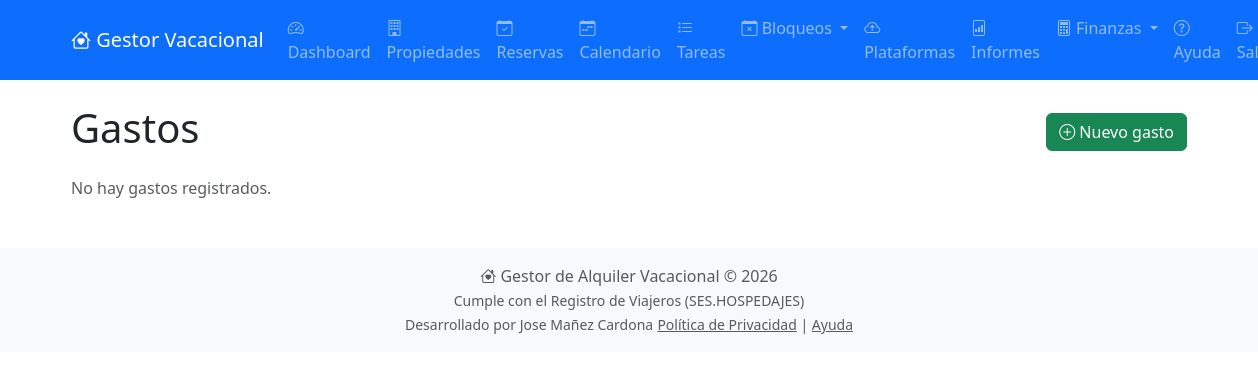
The app's page /gastos/ (signed in), older data.
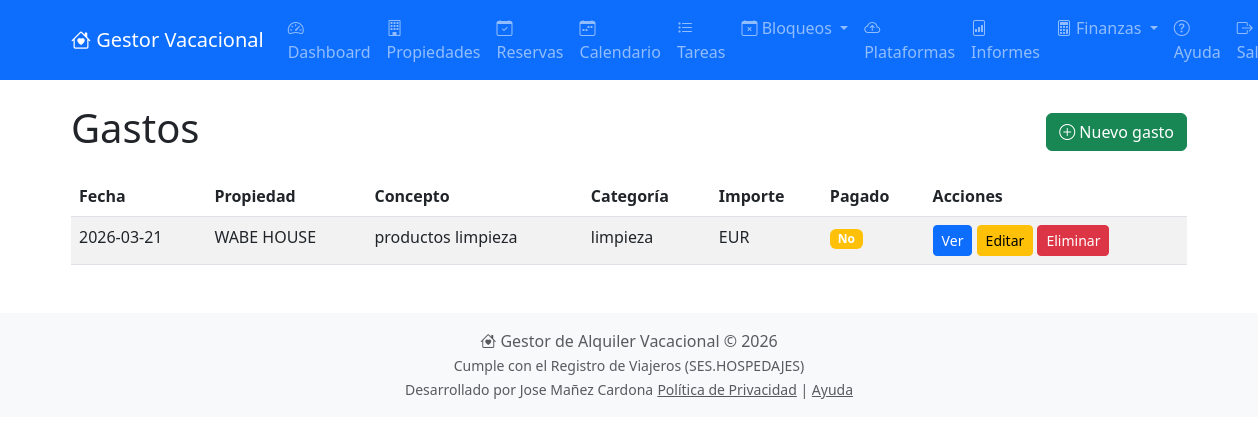
The same page, newer data.
### models.py (models this page shows, shortened)
class Gasto(db.Model):
    __tablename__ = 'gastos'
    id = db.Column(db.Integer, primary_key=True)
    propiedad_id = db.Column(db.Integer, db.ForeignKey('propiedades.id'), nullable=True)
    fecha = db.Column(db.Date, nullable=False, default=datetime.utcnow)
    concepto = db.Column(db.String(200), nullable=False)
    categoria = db.Column(db.String(50), nullable=False)
    cantidad = db.Column(db.Float, nullable=False)
    moneda = db.Column(db.String(3), default='EUR')
    proveedor = db.Column(db.String(100))
    metodo_pago = db.Column(db.String(50))
    factura_path = db.Column(db.String(200))
    observaciones = db.Column(db.Text)
    fecha_creacion = db.Column(db.DateTime, default=datetime.utcnow)
    propiedad = db.relationship('Propiedad', back_populates='gastos')

class Propiedad(db.Model):
    __tablename__ = 'propiedades'
    id = db.Column(db.Integer, primary_key=True)
    nombre = db.Column(db.String(100), nullable=False)
    descripcion = db.Column(db.Text)
    direccion = db.Column(db.String(200))
    ciudad = db.Column(db.String(100))
    codigo_postal = db.Column(db.String(20))
    pais = db.Column(db.String(50))
    num_habitaciones = db.Column(db.Integer, default=1)
    num_banos = db.Column(db.Integer, default=1)
    capacidad_max = db.Column(db.Integer, default=2)
    precio_noche = db.Column(db.Float, nullable=False)
    moneda = db.Column(db.String(3), default='EUR')
    activa = db.Column(db.Boolean, default=True)
    fecha_creacion = db.Column(db.DateTime, default=datetime.utcnow)
    usuario_id = db.Column(db.Integer, db.ForeignKey('users.id'))
    tipo_impuesto = db.Column(db.String(10), default='IVA')
    porcentaje_impuesto = db.Column(db.Float, default=7.0)
    aplicar_retencion = db.Column(db.Boolean, default=False)
    porcentaje_retencion = db.Column(db.Float, default=0.0)
    codigo_ses = db.Column(db.String(50))  # Código de establecimiento
    codigo_arrendador = db.Column(db.String(50))  # Código de arrendador
    usuario_ses = db.Column(db.String(50))  # Usuario WS
    password_ses = db.Column(db.String(50))  # Contraseña WS
    propietario = db.relationship('User', back_populates='propiedades')
    reservas = db.relationship('Reserva', back_populates='propiedad', lazy='dynamic', cascade='all, delete-orphan')
    tareas = db.relationship('Tarea', back_populates='propiedad_rel', lazy='dynamic', cascade='all, delete-orphan')
    calendarios_ical = db.relationship('CalendarioIcal', back_populates='propiedad', lazy='dynamic', cascade='all, delete-orphan')
    habitaciones = db.relationship('Habitacion', back_populates='propiedad', lazy='dynamic', cascade='all, delete-orphan')
    ingresos = db.relationship('Ingreso', back_populates='propiedad', lazy='dynamic')
    gastos = db.relationship('Gasto', back_populates='propiedad', lazy='dynamic')
    bloqueos = db.relationship('BloqueoPropiedad', back_populates='propiedad', lazy='dynamic', cascade='all, delete-orphan')

### gastos.py (the view)
@gastos_bp.route('/')
@login_required
def index():
    propiedades = Propiedad.query.filter_by(usuario_id=current_user.id).all()
    propiedad_ids = [p.id for p in propiedades]
    if not propiedad_ids:
        return render_template('gastos/index.html',
                               gastos=[],
                               propiedades=[],
                               total_filtro=0,
                               total_general=0)
    query = Gasto.query.filter(Gasto.propiedad_id.in_(propiedad_ids))
    propiedad_filtro = request.args.get('propiedad', type=int)
    if propiedad_filtro:
        query = query.filter_by(propiedad_id=propiedad_filtro)
    categoria = request.args.get('categoria')
    if categoria:
        query = query.filter_by(categoria=categoria)
    fecha_desde = request.args.get('fecha_desde')
    if fecha_desde:
        query = query.filter(Gasto.fecha >= datetime.strptime(fecha_desde, '%Y-%m-%d').date())
    fecha_hasta = request.args.get('fecha_hasta')
    if fecha_hasta:
        query = query.filter(Gasto.fecha <= datetime.strptime(fecha_hasta, '%Y-%m-%d').date())
    gastos = query.order_by(Gasto.fecha.desc()).all()
    total_filtro = sum(g.cantidad for g in gastos) if gastos else 0
    total_general = db.session.query(db.func.sum(Gasto.cantidad)).filter(Gasto.propiedad_id.in_(propiedad_ids)).scalar() or 0
    return render_template('gastos/index.html',
                           gastos=gastos,
                           propiedades=propiedades,
                           total_filtro=total_filtro,
                           total_general=total_general)

### app.py (called while the page is built)
@login.user_loader
def load_user(user_id):
    return db.session.get(User, int(user_id))

### templates/gastos/index.html
{% extends "base.html" %}
{% block content %}
<div class="d-flex justify-content-between align-items-center mb-3">
    <h1>Gastos</h1>
    <a href="{{ url_for('gastos.nuevo') }}" class="btn btn-success">
        <i class="bi bi-plus-circle"></i> Nuevo gasto
    </a>
</div>
{% if gastos %}
<table class="table table-striped">
    <thead>
        <tr>
            <th>Fecha</th>
            <th>Propiedad</th>
            <th>Concepto</th>
            <th>Categoría</th>
            <th>Importe</th>
            <th>Pagado</th>
            <th>Acciones</th>
        </tr>
    </thead>
    <tbody>
        {% for g in gastos %}
        <tr>
            <td>{{ g.fecha }}</td>
            <td>{{ g.propiedad.nombre }}</td>
            <td>{{ g.concepto }}</td>
            <td>{{ g.categoria }}</td>
            <td>{{ g.importe }} {{ g.moneda }}</td>
            <td>
                {% if g.pagado %}
                <span class="badge bg-success">Sí</span>
                {% else %}
                <span class="badge bg-warning">No</span>
                {% endif %}
            </td>
            <td>
                <a href="{{ url_for('gastos.ver', id=g.id) }}" class="btn btn-sm btn-primary">Ver</a>
                <a href="{{ url_for('gastos.editar', id=g.id) }}" class="btn btn-sm btn-warning">Editar</a>
                <form action="{{ url_for('gastos.eliminar', id=g.id) }}" method="POST" class="d-inline">
                    <button type="submit" class="btn btn-sm btn-danger" onclick="return confirm('¿Eliminar gasto?')">Eliminar</button>
                </form>
            </td>
        </tr>
        {% endfor %}
    </tbody>
</table>
{% else %}
<p class="text-muted">No hay gastos registrados.</p>
{% endif %}
{% endblock %}

### templates/base.html (shortened to what this page needs)
<!DOCTYPE html>
<html lang="es">
<head>
    <link href="https://cdn.jsdelivr.net/npm/bootstrap@5.3.0/dist/css/bootstrap.min.css" rel="stylesheet">
    <link rel="stylesheet" href="https://cdn.jsdelivr.net/npm/bootstrap-icons@1.11.3/font/bootstrap-icons.min.css">
    <link href='https://cdn.jsdelivr.net/npm/fullcalendar@6.1.8/index.global.min.css' rel='stylesheet' />
</head>
<body>
    <nav class="navbar navbar-expand-lg navbar-dark bg-primary">
        <div class="container">
            <a class="navbar-brand" href="{{ url_for('main.index') }}">
                <i class="bi bi-house-heart"></i> Gestor Vacacional
            </a>
            <div class="collapse navbar-collapse" id="navbarNav">
                <ul class="navbar-nav ms-auto">
                    {% if current_user.is_authenticated %}
                    <li class="nav-item">
                        <a class="nav-link" href="{{ url_for('main.dashboard') }}">
                            <i class="bi bi-speedometer2"></i> Dashboard
                        </a>
                    </li>
                    <li class="nav-item">
                        <a class="nav-link" href="{{ url_for('propiedades.index') }}">
                            <i class="bi bi-building"></i> Propiedades
                        </a>
                    </li>
                    <li class="nav-item">
                        <a class="nav-link" href="{{ url_for('reservas.index') }}">
                            <i class="bi bi-calendar-check"></i> Reservas
                        </a>
                    </li>
                    <li class="nav-item">
                        <a class="nav-link" href="{{ url_for('calendario.index') }}">
                            <i class="bi bi-calendar-week"></i> Calendario
                        </a>
                    </li>
                    <li class="nav-item">
                        <a class="nav-link" href="{{ url_for('tareas.index') }}">
                            <i class="bi bi-list-task"></i> Tareas
                        </a>
                    </li>
                    <li class="nav-item dropdown">
                        <a class="nav-link dropdown-toggle" href="#" role="button" data-bs-toggle="dropdown" aria-expanded="false">
                            <i class="bi bi-calendar-x"></i> Bloqueos
                        </a>
                            {% set propiedades_usuario = current_user.propiedades.all() %}
                    </li>
                    <li class="nav-item">
                        <a class="nav-link" href="{{ url_for('plataformas.index') }}">
                            <i class="bi bi-cloud-arrow-up"></i> Plataformas
                        </a>
                    </li>
                    <li class="nav-item">
                        <a class="nav-link" href="{{ url_for('informes.index') }}">
                            <i class="bi bi-file-bar-graph"></i> Informes
                        </a>
                    </li>
                    <li class="nav-item dropdown">
                        <a class="nav-link dropdown-toggle" href="#" role="button" data-bs-toggle="dropdown" aria-expanded="false">
                            <i class="bi bi-calculator"></i> Finanzas
                        </a>
                    </li>
                    <li class="nav-item">
                        <a class="nav-link" href="{{ url_for('main.ayuda') }}">
                            <i class="bi bi-question-circle"></i> Ayuda
                        </a>
                    </li>
                    <li class="nav-item">
                        <a class="nav-link" href="{{ url_for('auth.logout') }}">
                            <i class="bi bi-box-arrow-right"></i> Salir
                        </a>
                    </li>
                    {% endif %}
                </ul>
            </div>
        </div>
    </nav>
    <main class="container mt-4">
        {% block content %}{% endblock %}
    </main>
    <footer class="bg-light text-center text-muted py-3 mt-5">
        <div class="container">
            <p class="mb-0">
                <i class="bi bi-house-heart"></i> Gestor de Alquiler Vacacional &copy; 2026
                <br>
                <small class="text-muted">Cumple con el Registro de Viajeros (SES.HOSPEDAJES)</small>
                <br>
                <small class="text-muted">Desarrollado por Jose Mañez Cardona</small>
                <small>
                    <a href="{{ url_for('main.politica_privacidad') }}" class="text-muted">Política de Privacidad</a> |
                    <a href="{{ url_for('main.ayuda') }}" class="text-muted">Ayuda</a>
                </small>
            </p>
        </div>
    </footer>
</body>
</html>

Row changes from the older to the newer data that the page shows:
added Gasto: fecha "2026-03-21", propiedad.nombre "WABE HOUSE", concepto "productos limpieza", categoria "limpieza", moneda "EUR"
Text that changed along with them:
text no longer shown: "No hay gastos registrados."
text now shown: "Fecha Propiedad Concepto Categoría Importe Pagado Acciones"
